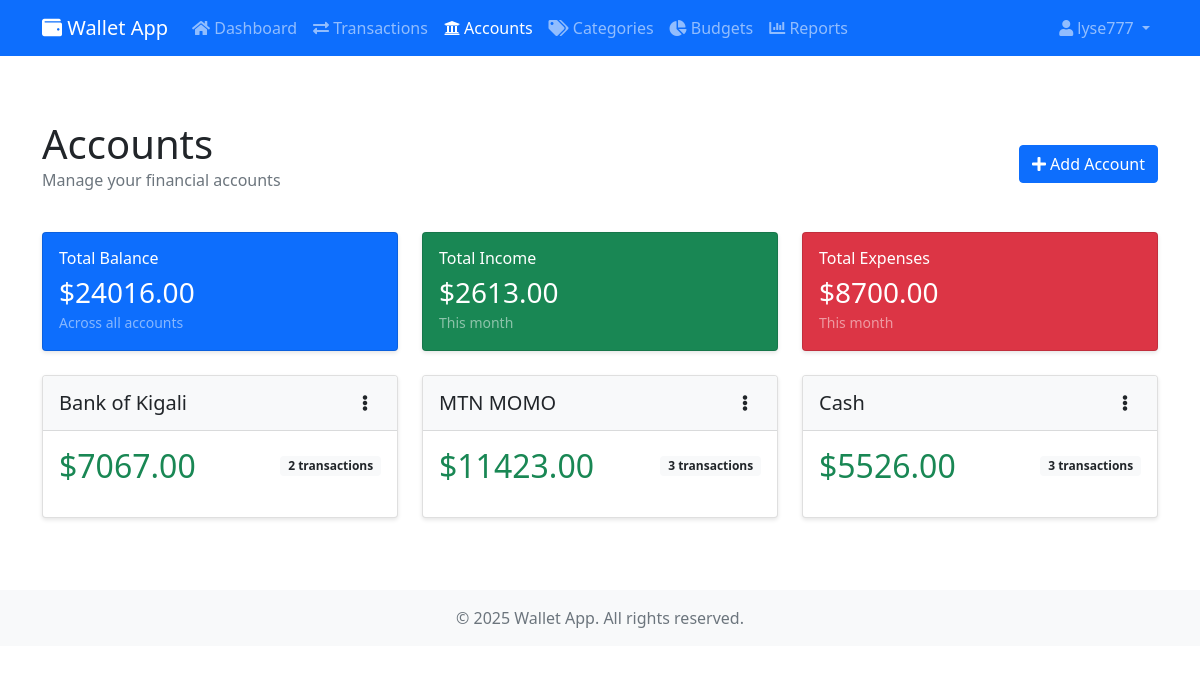
Page /accounts (signed in) on the committed database.
### app.py (models this page shows)
class User(UserMixin, db.Model):
    id = db.Column(db.Integer, primary_key=True)
    username = db.Column(db.String(80), unique=True, nullable=False)
    password = db.Column(db.String(120), nullable=False)
    accounts = db.relationship('Account', backref='user', lazy=True)
    categories = db.relationship('Category', backref='user', lazy=True)
    budgets = db.relationship('Budget', backref='user', lazy=True)

class Account(db.Model):
    id = db.Column(db.Integer, primary_key=True)
    name = db.Column(db.String(80), nullable=False)
    balance = db.Column(db.Float, default=0.0)
    user_id = db.Column(db.Integer, db.ForeignKey('user.id'), nullable=False)
    transactions = db.relationship('Transaction', backref='account', lazy=True)

### app.py (the view, shortened to what this page needs)
@app.route('/accounts', methods=['GET', 'POST'])
@login_required
def accounts():
    accounts = Account.query.filter_by(user_id=current_user.id).all()
    today = datetime.utcnow()
    start_of_month = datetime(today.year, today.month, 1)
    monthly_income = db.session.query(func.sum(Transaction.amount)).join(Account).filter(
        Account.user_id == current_user.id,
        Transaction.type == 'income',
        Transaction.date >= start_of_month
    ).scalar() or 0
    monthly_expenses = db.session.query(func.sum(Transaction.amount)).join(Account).filter(
        Account.user_id == current_user.id,
        Transaction.type == 'expense',
        Transaction.date >= start_of_month
    ).scalar() or 0
    categories = Category.query.filter_by(user_id=current_user.id).all()
    return render_template('accounts.html',
                         accounts=accounts,
                         monthly_income=monthly_income,
                         monthly_expenses=monthly_expenses,
                         categories=categories)

### app.py (called while the page is built)
@login_manager.user_loader
def load_user(user_id):
    return User.query.get(int(user_id))

@app.context_processor
def utility_processor():
    def get_budget_progress(category_id):
        current_date = datetime.utcnow()
        budget = Budget.query.filter(
            Budget.category_id == category_id,
            Budget.start_date <= current_date,
            Budget.end_date >= current_date
        ).first()
        if not budget:
            return None
        spent = db.session.query(func.sum(Transaction.amount)).filter(
            Transaction.category_id == category_id,
            Transaction.type == 'expense',
            Transaction.date.between(budget.start_date, budget.end_date)
        ).scalar() or 0
        return {
            'amount': budget.amount,
            'spent': spent,
            'percentage': (spent / budget.amount * 100) if budget.amount > 0 else 0
        }
    return dict(get_budget_progress=get_budget_progress)

### templates/accounts.html (shortened to what this page needs)
{% extends "base.html" %}
{% block content %}
<div class="container py-4">
    <div class="d-flex justify-content-between align-items-center mb-4">
        <div>
            <h1 class="mb-0">Accounts</h1>
            <p class="text-muted">Manage your financial accounts</p>
        </div>
        <button class="btn btn-primary" data-bs-toggle="modal" data-bs-target="#addAccountModal">
            <i class="fas fa-plus"></i> Add Account
        </button>
    </div>
    <div class="row mb-4">
        <div class="col-md-4">
            <div class="card bg-primary text-white">
                <div class="card-body">
                    <h6 class="card-title">Total Balance</h6>
                    <h3 class="mb-0">${{ "%.2f"|format(accounts|sum(attribute='balance')) }}</h3>
                    <small class="text-white-50">Across all accounts</small>
                </div>
            </div>
        </div>
        <div class="col-md-4">
            <div class="card bg-success text-white">
                <div class="card-body">
                    <h6 class="card-title">Total Income</h6>
                    <h3 class="mb-0">${{ "%.2f"|format(monthly_income|default(0)) }}</h3>
                    <small class="text-white-50">This month</small>
                </div>
            </div>
        </div>
        <div class="col-md-4">
            <div class="card bg-danger text-white">
                <div class="card-body">
                    <h6 class="card-title">Total Expenses</h6>
                    <h3 class="mb-0">${{ "%.2f"|format(monthly_expenses|default(0)) }}</h3>
                    <small class="text-white-50">This month</small>
                </div>
            </div>
        </div>
    </div>
    <div class="row">
        {% for account in accounts %}
        <div class="col-md-4 mb-4">
            <div class="card h-100">
                <div class="card-header d-flex justify-content-between align-items-center">
                    <h5 class="mb-0">{{ account.name }}</h5>
                    <div class="dropdown">
                        <button class="btn btn-link text-dark" data-bs-toggle="dropdown">
                            <i class="fas fa-ellipsis-v"></i>
                        </button>
                    </div>
                </div>
                <div class="card-body">
                    <div class="d-flex justify-content-between align-items-center mb-3">
                        <h2 class="mb-0 {% if account.balance >= 0 %}text-success{% else %}text-danger{% endif %}">
                            ${{ "%.2f"|format(account.balance) }}
                        </h2>
                        <span class="badge bg-light text-dark">
                            {{ account.transactions|length }} transactions
                        </span>
                    </div>
                </div>
            </div>
        </div>
        {% endfor %}
    </div>
</div>
{% endblock %}

### templates/base.html (shortened to what this page needs)
<!DOCTYPE html>
<html lang="en">
<head>
    <link href="https://cdn.jsdelivr.net/npm/bootstrap@5.1.3/dist/css/bootstrap.min.css" rel="stylesheet">
    <link href="https://cdnjs.cloudflare.com/ajax/libs/font-awesome/5.15.4/css/all.min.css" rel="stylesheet">
    <link href="{{ url_for('static', filename='css/style.css') }}" rel="stylesheet">
</head>
<body>
    <nav class="navbar navbar-expand-lg navbar-dark bg-primary">
        <div class="container">
            <a class="navbar-brand" href="{{ url_for('dashboard') }}">
                <i class="fas fa-wallet"></i> Wallet App
            </a>
            <div class="collapse navbar-collapse" id="navbarNav">
                {% if current_user.is_authenticated %}
                <ul class="navbar-nav me-auto">
                    <li class="nav-item">
                        <a class="nav-link {% if request.endpoint == 'dashboard' %}active{% endif %}"
                           href="{{ url_for('dashboard') }}">
                            <i class="fas fa-home"></i> Dashboard
                        </a>
                    </li>
                    <li class="nav-item">
                        <a class="nav-link {% if request.endpoint == 'transactions' %}active{% endif %}"
                           href="{{ url_for('transactions') }}">
                            <i class="fas fa-exchange-alt"></i> Transactions
                        </a>
                    </li>
                    <li class="nav-item">
                        <a class="nav-link {% if request.endpoint == 'accounts' %}active{% endif %}"
                           href="{{ url_for('accounts') }}">
                            <i class="fas fa-university"></i> Accounts
                        </a>
                    </li>
                    <li class="nav-item">
                        <a class="nav-link {% if request.endpoint == 'categories' %}active{% endif %}"
                           href="{{ url_for('categories') }}">
                            <i class="fas fa-tags"></i> Categories
                        </a>
                    </li>
                    <li class="nav-item">
                        <a class="nav-link {% if request.endpoint == 'budgets' %}active{% endif %}"
                           href="{{ url_for('budgets') }}">
                            <i class="fas fa-chart-pie"></i> Budgets
                        </a>
                    </li>
                    <li class="nav-item">
                        <a class="nav-link {% if request.endpoint == 'reports' %}active{% endif %}"
                           href="{{ url_for('reports') }}">
                            <i class="fas fa-chart-bar"></i> Reports
                        </a>
                    </li>
                </ul>
                <ul class="navbar-nav">
                    <li class="nav-item dropdown">
                        <a class="nav-link dropdown-toggle" href="#" data-bs-toggle="dropdown">
                            <i class="fas fa-user"></i> {{ current_user.username }}
                        </a>
                    </li>
                </ul>
                {% endif %}
            </div>
        </div>
    </nav>
    <main class="py-4">
        {% block content %}{% endblock %}
    </main>
    <footer class="footer mt-auto py-3 bg-light">
        <div class="container text-center">
            <span class="text-muted">© 2025 Wallet App. All rights reserved.</span>
        </div>
    </footer>
</body>
</html>

### static/css/style.css (style rules this page uses)
.card { box-shadow: 0 2px 4px rgba(0,0,0,0.1); }
.card-header { background-color: #f8f9fa; border-bottom: 1px solid rgba(0,0,0,0.125); }

### rows in the picture
User: username "lyse777"
Account: name "Bank of Kigali", balance "7067.00", transactions|length "2"
Account: name "MTN MOMO", balance "11423.00", transactions|length "3"
Account: name "Cash", balance "5526.00", transactions|length "3"

### other values in the picture
{{ "%.2f"|format(accounts|sum(attribute='balance')) }} "24016.00"
{{ "%.2f"|format(monthly_income|default(0)) }} "2613.00"
{{ "%.2f"|format(monthly_expenses|default(0)) }} "8700.00"
